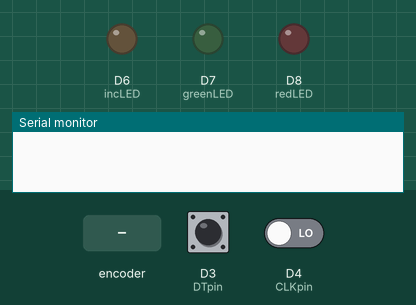
Recording of a sketch running on a simulated ESP8266 (NodeMCU). On the bench: output pins drawn as LEDs (lit = HIGH), the last lines printed to the serial monitor. The test bench sets the inputs (shaded band); at power-on: D3 (DTpin) HIGH, D4 (CLKpin) LOW.

Above: at 1.2 s.
1.3 s: rotary encoder on D4 (CLKpin) / D3 (DTpin) turned 1 step (first pin leading)
At 2.6 s:
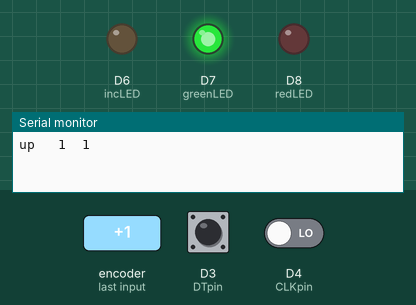
3.0 s: rotary encoder on D4 (CLKpin) / D3 (DTpin) turned 2 steps (second pin leading)
At 4.2 s:
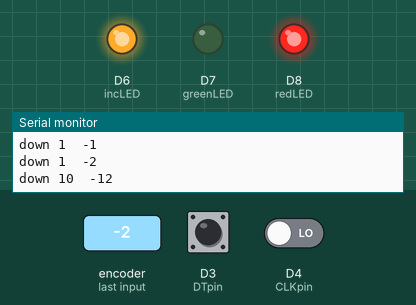
4.9 s: rotary encoder on D4 (CLKpin) / D3 (DTpin) turned 1 step (first pin leading)
At 5.5 s:
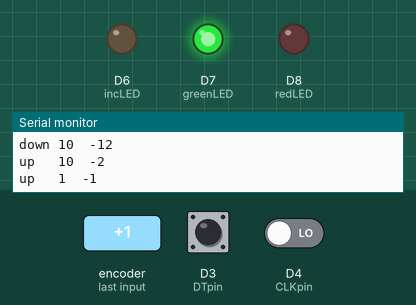
Timing chart, 0 to 7.9 s (numbered marks = the images above; inputs shaded):
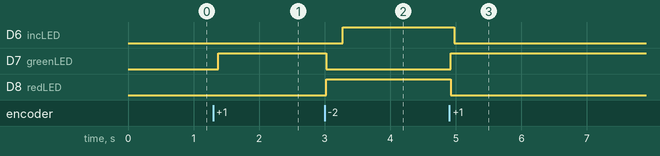

Measured:
- after the input at 1.3 s, D7 (greenLED): LOW → HIGH after 0.08 s
- after the input at 3.0 s, D6 (incLED): LOW → HIGH after 0.28 s; D7 (greenLED): HIGH → LOW at once; D8 (redLED): LOW → HIGH at once
- after the input at 4.9 s, D6 (incLED): HIGH → LOW after 0.08 s; D7 (greenLED): LOW → HIGH at once; D8 (redLED): HIGH → LOW at once

The sketch:

Listing19-5.ino
```cpp
/*******************************************************************************
 * Sketch name: Control incremental count by rotary encoder rotation speed
 * Description: Incremental change depends on rotation speed
 * Created on:  October 2020
 * Author:      Neil Cameron
 * Book:        Electronics Projects with the ESP8266 and ESP32
 * Chapter :    19 - Rotary encoder
 ******************************************************************************/

int CLKpin = D4;
int DTpin = D3;
int redLED = D8;
int greenLED = D7;
int vals[] = {0,-1,1,0,1,0,0,-1,-1,0,0,1,0,1,-1,0};
int count = 0;
volatile int score = 0; volatile int change = 0;
volatile int oldState = 0;
int incLED = D6;            // increment indicator LED pin
int rotation = 500;         // threshold rotation time (ms)
int increment = 1;          // default increment
volatile unsigned long newTime, oldTime, lagTime;
volatile int newCLK;          // variables used in ISR
volatile int oldCLK = 0;

void setup()
{
  Serial.begin(115200);
  pinMode(redLED, OUTPUT);
  pinMode(greenLED, OUTPUT);
  pinMode(CLKpin, INPUT);
  pinMode(DTpin, INPUT);
  attachInterrupt(digitalPinToInterrupt(CLKpin), isr, CHANGE);
  attachInterrupt(digitalPinToInterrupt(DTpin), isr, CHANGE);
  pinMode(incLED, OUTPUT);        // increment indicator LED
}

void loop()
{
  if(change != 0)
  {
    if(change > 0) LED(HIGH, "up   ");
    else if(change < 0) LED(LOW, "down ");
    change = 0;
  }
}

void LED(int state, String text)
{
  digitalWrite(redLED, 1-state);
  digitalWrite(greenLED, state);
  Serial.print(text);
  count = count + change*increment;     // incremented count
  digitalWrite(incLED, increment>1);    // turn LED on, increment = 10
  Serial.print(increment);Serial.print("\t"); // display updated increment
  Serial.println(count);
}

IRAM_ATTR void isr()
{               // avoid re-reading the square
  newCLK = digitalRead(CLKpin);     // wave state of pin A (CLK)
  int newState = (oldState<<2)+(newCLK<<1)+digitalRead(DTpin);
  score = score + vals[newState];
  oldState = newState % 4;
  if(score == 2 || score == -2)
  {
    change = score/2;
    score = 0;
  }
  newTime = millis();         // get time ISR triggered
  if(newCLK == HIGH && oldCLK == LOW)   // interval between falling
  {               // and rising edge on pin A (CLK)
    lagTime = newTime - oldTime;
    if(lagTime < rotation && lagTime > 100) increment = 10; // fast rotation
    else if(lagTime > rotation) increment = 1;      // slow rotation
    oldTime = newTime;          // reset rising/falling edge time
  }
  oldCLK = newCLK;          // reset state of pin A (CLK)
}
```
